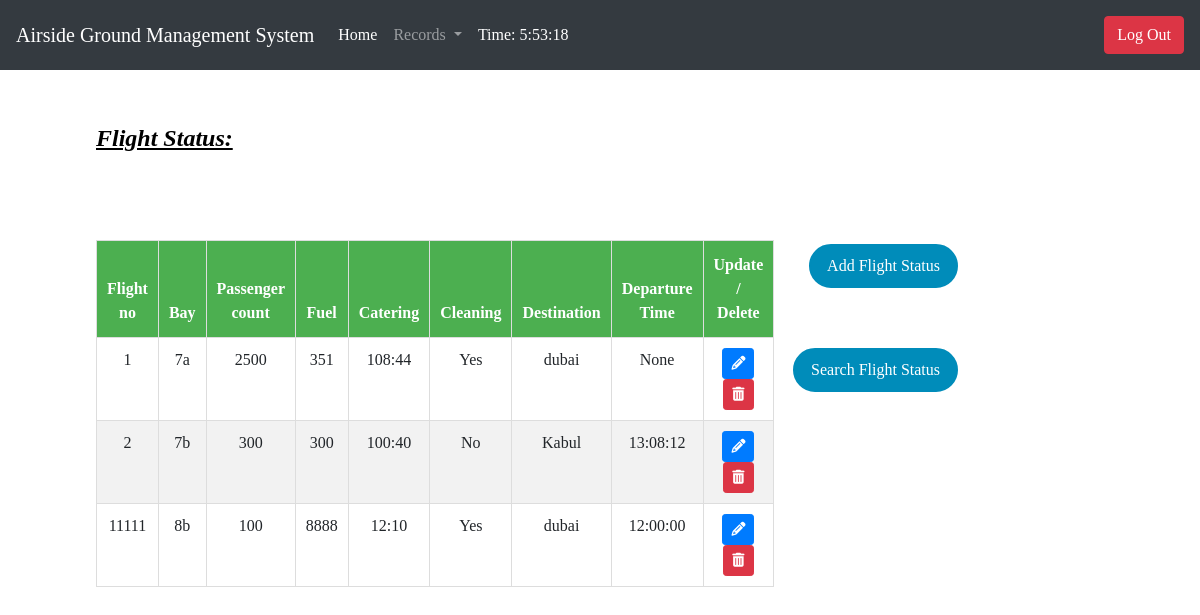
Screenshot of /status/ (signed in) with the database file from the repository.
### status/models.py (models this page shows)
class FlightStatus(models.Model):
	CLEANING_CHOICES = (
		('Yes', 'Yes'),
		('No','No'),
	)
	fl_no= models.OneToOneField(FlightNum,on_delete=models.CASCADE,related_name='fli_no',primary_key=True)
	park_bay= models.ForeignKey(Parking,on_delete=models.CASCADE,related_name='parki_bay')
	catering= models.CharField(max_length=9)
	fuel= models.IntegerField()
	pas_cnt= models.IntegerField()
	dest= models.ForeignKey(Destination,on_delete=models.CASCADE,related_name='desti',null=True)
	dep_time=models.ForeignKey(DepartureTime,on_delete=models.CASCADE,related_name='dept_time')
	Cleaning = models.CharField( max_length=3, choices=CLEANING_CHOICES)
	class Meta:
		verbose_name_plural = 'Flight Status'

### postlog/models.py (models this page shows)
class FlightNum(models.Model):
	fl_no =models.CharField(max_length=5,primary_key=True)
	def __str__(self):
		return self.fl_no

class Parking(models.Model):
	fl_no= models.OneToOneField(FlightNum,on_delete=models.CASCADE,related_name='fl2')
	park_bay= models.CharField(max_length=3, unique=True)
	def __str__(self):
		return self.park_bay

class Destination(models.Model):
	fl_no= models.OneToOneField(FlightNum,on_delete=models.CASCADE,related_name='fl1')
	dest= models.CharField(max_length=15,blank=True)
	def __str__(self):
		return self.dest

class DepartureTime(models.Model):
	fl_no= models.OneToOneField(FlightNum,on_delete=models.CASCADE,related_name='fl3')
	dep_time= models.CharField(max_length=9)
	def __str__(self):
		return self.dep_time

### status/views.py (the view)
# urls.py: path('', views.StatusListPageView.as_view(), name='status_list'),
class StatusListPageView(ListView):
    model = FlightStatus
    context_object_name = 'ranks'
    template_name = 'status_home.html'

### status/templates/status_home.html (shortened to what this page needs)
{% extends 'base_template1.html' %}
{% load static from staticfiles %}
{% load crispy_forms_tags %}
{% block content %}
{% if ranks %}
<p id="fli"><u><b><i>Flight Status:</i></b></u></p>
<table class="table table-bordered" id="flight">
    <thead>
        <tr>
            <th class="text-center" scope="col">Flight no</th>
            <th class="text-center" scope="col">Bay</th>
            <th class="text-center" scope="col">Passenger count</th>
            <th class="text-center" scope="col">Fuel</th>
            <th class="text-center" scope="col">Catering</th>
            <th class="text-center" scope="col">Cleaning</th>
            <th class="text-center" scope="col">Destination</th>
            <th class="text-center" scope="col">Departure Time</th>
            <th class="text-center" scope="col">Update / Delete</th>
        </tr>
    </thead>
    <tbody>
        {% for rank in ranks %}
        <tr>
            <td class="text-center">{{rank.fl_no}}</td>
            <td class="text-center">{{rank.park_bay}}</td>
            <td class="text-center">{{rank.pas_cnt}}</td>
            <td class="text-center">{{rank.fuel}}</td>
            <td class="text-center">{{rank.catering}}</td>
            <td class="text-center">{{rank.Cleaning}}</td>
            <td class="text-center">{{rank.dest}}</td>
            <td class="text-center">{{rank.dep_time}}</td>
            <td class="text-center">
                <a href="{% url 'status_update' rank.pk %}">
                    <button type="button" class="update-status btn btn-sm btn-primary">
                        <span class="fa fa-pencil"></span>
                    </button>
                </a>
                <form action="{% url 'status_delete' rank.pk %}" method='POST' style="display: inline;">
                    <button type="submit" class="delete-status btn btn-sm btn-danger">
                        <span class="fa fa-trash"></span>
                    </button>
                </form>
            </td>
        </tr>
        {%endfor%}
    </tbody>
</table>
<a href="{% url 'status_add' %}">
    <button type="button" class="butra button1ra">Add Flight Status</button>
</a>
<button type="button" class="butrb button2rb" data-toggle="modal" data-target="#Hello_Modal">Search Flight Status</button>
{% endif %}
{% endblock%}

### templates/base_template1.html (shortened to what this page needs)
{% load crispy_forms_tags %}
{% load static from staticfiles %}
<!DOCTYPE html>
<html lang="en">
<head>
    {% block stylesheets %}
    <link rel="stylesheet" href="https://stackpath.bootstrapcdn.com/bootstrap/4.3.1/css/bootstrap.min.css">
    <link rel="stylesheet" type="text/css" href="{% static 'styles.css' %}">
    <link rel="stylesheet" type="text/css" href="{% static 'styles_status.css' %}">
    {% endblock %}
</head>
<body onload="startTime()">
    <nav class="navbar navbar-expand-lg navbar-dark bg-dark">
        <a class="navbar-brand" href="{% url 'home1' %}">
           Airside Ground Management System
        </a>
        <div class="collapse navbar-collapse" id="navbarSupportedContent">
            <ul class="navbar-nav mr-auto">
                <li class="nav-item active">
                    <a class="nav-link" href="{%url 'home' %}">Home <span class="sr-only">(current)</span></a>
                </li>
                {%if user.is_authenticated%}
                <li class="nav-item dropdown">
                    <a class="nav-link dropdown-toggle bg-dark " href="#" id="navbarDropdownMenuLink" role="button" data-toggle="dropdown" aria-haspopup="true" aria-expanded="false">
                  Records
              </a>
                </li>
                {%endif%}
                <li class="nav-item">
                    <a class="nav-link disabled text-white" href="#" tabindex="-1" aria-disabled="true" id='t1'></a>
                </li>
            </ul>
            {%if user.is_authenticated%}
            <form class="form-inline my-2 my-lg-0">
                <a href="{% url 'logout' %}" class="btn btn-danger my-2">Log Out</a>
            </form>
            {%else%}
            <form class="form-inline my-2 my-lg-0">
                <a href="{% url 'login' %}" class="btn btn-success my-2">Log In</a>
            </form>
            {%endif%}
        </div>
    </nav>
    {%if user.is_authenticated%}
    {%block content%}
    {%endblock%}
    {%endif%}
</body>
</html>

### assets/styles.css (style rules this page uses)
body { background-repeat: no-repeat; background-size: auto; color: #000; }
body * { font-family: Ubuntu; }
a, a:hover, a:visited { color: #fff; text-decoration: none; }

### assets/styles_status.css (style rules this page uses)
#fli { position: absolute; top: 15%; left: 8%; font-size: 150%; }
#flight { font-family: "Trebuchet MS", Arial, Helvetica, sans-serif; border-collapse: collapse; width: 40%; position: absolute; top: 30%; left: 8%; }
#flight td, #flight th { border: 1px solid #ddd; padding: 10px; flex-wrap: nowrap; }
#flight tr:nth-child(even) { background-color: #f2f2f2; }
#flight th { padding-top: 12px; padding-bottom: 12px; text-align: left; background-color: #4CAF50; color: white; }
.butra { background-color: #4CAF50; border: none; color: white; padding: 8px 16px; text-align: center; text-decoration: none; display: inline-block; font-size: 16px; margin: 4px 2px; -webkit-transition-duration: 0.4s; transition-duration: 0.4s; cursor: pointer; position: absolute; top: 30%; right: 20%; border-radius: 30px; }
.butrb { background-color: #4CAF50; border: none; color: white; padding: 8px 16px; text-align: center; text-decoration: none; display: inline-block; font-size: 16px; margin: 4px 2px; -webkit-transition-duration: 0.4s; transition-duration: 0.4s; cursor: pointer; position: absolute; top: 43%; right: 20%; border-radius: 30px; }
.button1ra { background-color: #008CBA; color: white; border: 2px solid #008CBA; }
.button2rb { background-color: #008CBA; color: white; border: 2px solid #008CBA; }

### rows the page displays
FlightStatus: fl_no "1", park_bay "7a", pas_cnt "2500", fuel "351", catering "108:44", Cleaning "Yes", dest "dubai", dep_time "None"
FlightStatus: fl_no "2", park_bay "7b", pas_cnt "300", fuel "300", catering "100:40", Cleaning "No", dest "Kabul", dep_time "13:08:12"
FlightStatus: fl_no "11111", park_bay "8b", pas_cnt "100", fuel "8888", catering "12:10", Cleaning "Yes", dest "dubai", dep_time "12:00:00"
